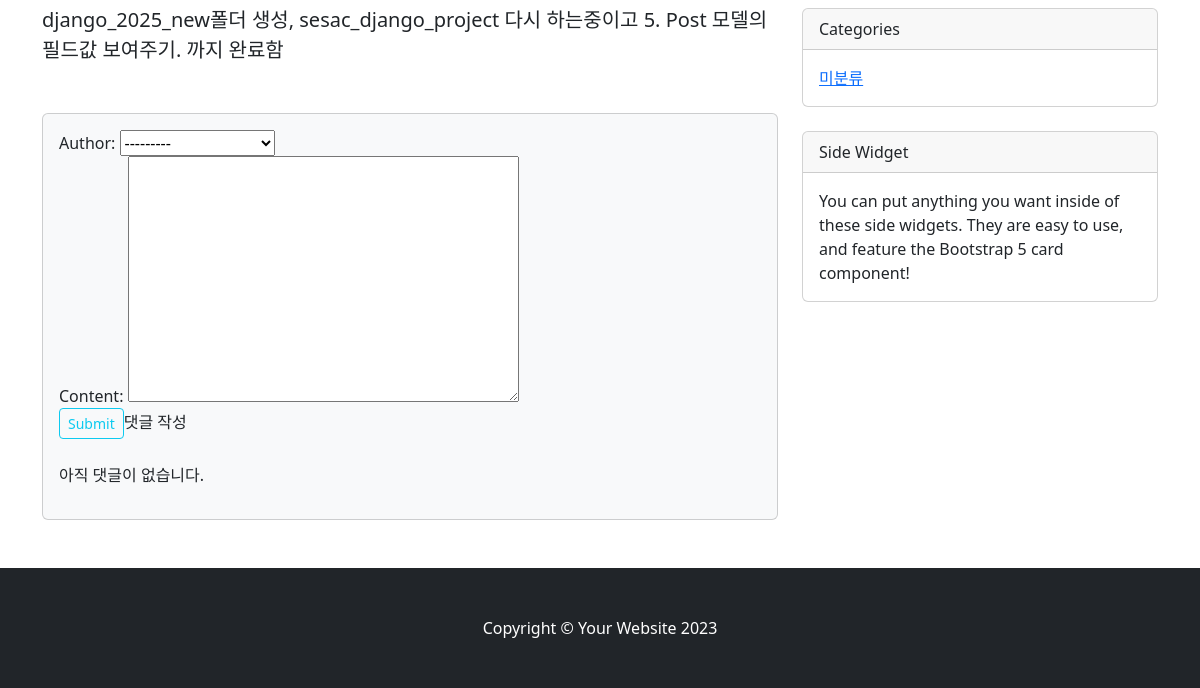
Before: /blog/2/ (signed in, lower part) with the older database file.
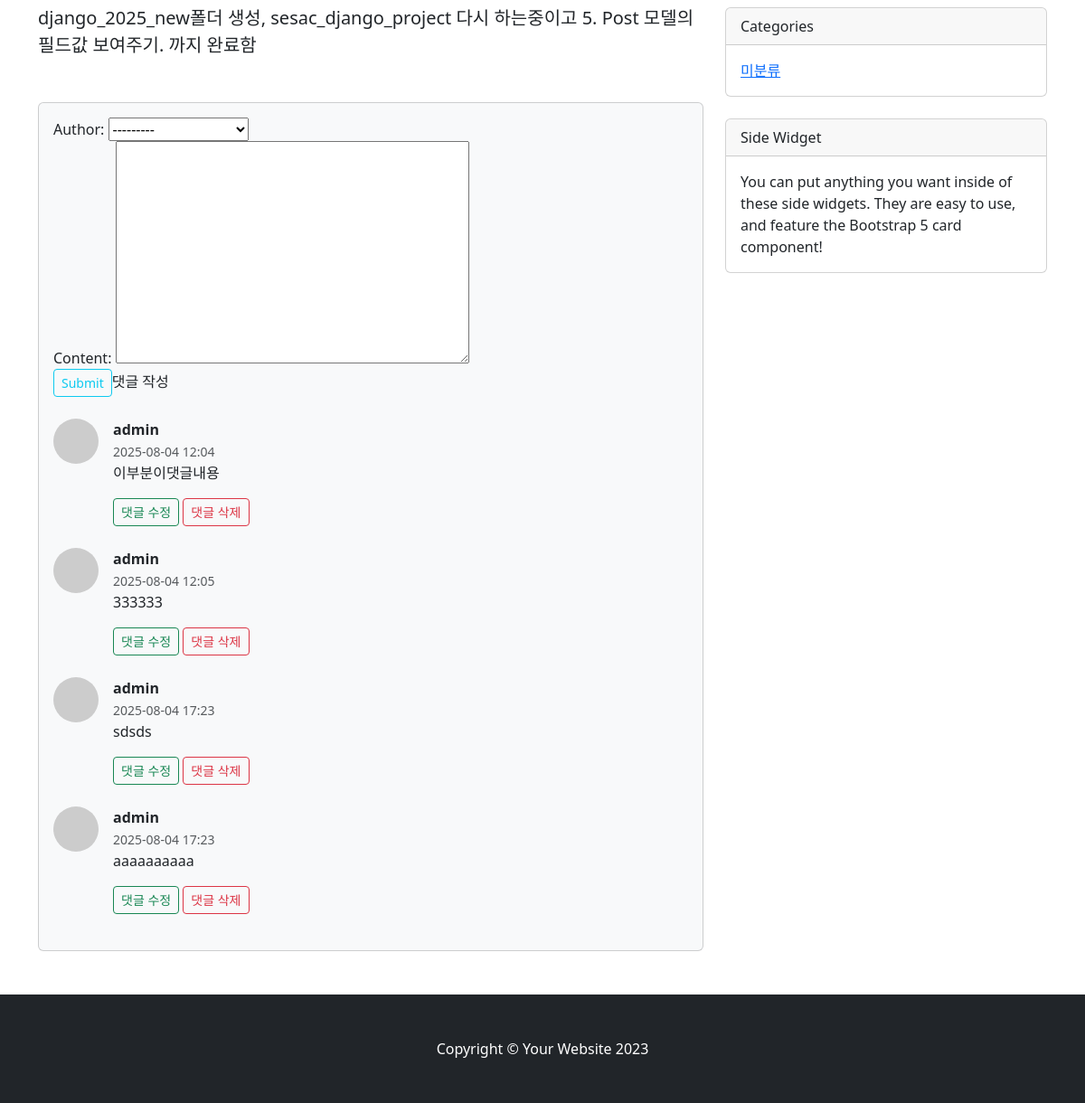
After: the same page with the newer database file.
### blog/models.py (models this page shows, shortened)
class Post(models.Model) :
	title = models.CharField(max_length=30)    # title 필드는 CharField (문자열필드정의 클래스), 문자필드, 최대 길이(필수설정) 30으로 설정
	content = models.TextField()			   # content 필드는 TextField (텍스트저장 문자열필드클래스), 문자열의 길이 제한 없도록(본문내용이니까)
	uploaded_image = models.ImageField(upload_to="images/", null=True, blank=True)
	uploaded_file = models.FileField(upload_to="files/", null=True, blank=True)
	created_at = models.DateTimeField(auto_now_add=True, null=True)	   # created_at 필드는 DateTimeField(날짜+시간저장 필드클래스),2025-07-30 14:32:00 등의형식으로저장됨
	updated_at = models.DateTimeField(auto_now=True, null=True)  # 해당줄추가
	author = models.ForeignKey(User, on_delete=models.CASCADE, null=True)
	category = models.ForeignKey(Category, on_delete=models.SET_NULL, null=True, blank=True)  # 카테고리 연결 추가

class Comment(models.Model):
	post = models.ForeignKey(Post, on_delete=models.CASCADE)
	author = models.ForeignKey(User, on_delete=models.CASCADE)
	content = models.TextField()
	created_at = models.DateTimeField(auto_now_add=True, null=True)
	updated_at = models.DateTimeField(auto_now=True, null=True)

### blog/views.py (the view)
# urls.py: path('<int:pk>/', views.detail, name='detail' ),
def detail(request, pk):
    post = Post.objects.get(pk=pk)
    categories = Category.objects.all()
    comments = Comment.objects.filter(post=post)
    commentform = CommentForm()
    return render(request,
                  'blog/detail.html',
                  context={'post':post,
                           'categories':categories,
                           'comments': comments,
                           'commentform': commentform,
                           })

### blog/forms.py
class CommentForm(forms.ModelForm):
    class Meta:
        model = Comment
        fields = ['author','content']

### blog/templates/blog/detail.html (shortened to what this page needs)
{% extends 'blog/base.html' %}
{% load static %}
{% block main-area %}
    <article>
        <section class="mb-5">
             <p class="fs-5 mb-4"> {{ post.content}}</p>
        </section>
    </article>
<section class="mb-5">
    <div class="card bg-light">
        <div class="card-body">
            <form method="post" action="/blog/{{post.pk}}/createcomment/" class="mb-4">
                {% if user.is_authenticated %}
                    {{ commentform }}
                <input type="submit" class="btn btn-sm btn-outline-info" >댓글 작성</input>
                {% endif %}
            </form>
            {% for comment in comments %}
                <div class="d-flex mb-4">
                    <div class="flex-shrink-0">
                        <img class="rounded-circle" src="https://dummyimage.com/50x50/ced4da/6c757d.jpg" alt="..." />
                    </div>
                    <div class="ms-3">
                        <div class="fw-bold">{{ comment.author.username }}</div>
                        <small class="text-muted">{{ comment.created_at|date:"Y-m-d H:i" }}</small>
                        <p>{{ comment.content }}</p>
                        {% if comment.author == user %}
                        <a class="btn btn-sm btn-outline-success" href="/blog/{{comment.pk}}/updatecomment/{{ updatecomment.pk }}">
                            댓글 수정
                        </a>
                        <form action="/blog/{{comment.pk}}/deletecomment/{{ deletecomment.pk }}" method="post" style="display:inline;">
                            <button type="submit" class="btn btn-sm btn-outline-danger">댓글 삭제</button>
                        </form>
                        {% endif %}
                    </div>
                </div>
            {% empty %}
                <p>아직 댓글이 없습니다.</p>
            {% endfor %}
        </div>
    </div>
</section>
{% endblock %}

### blog/templates/blog/base.html (shortened to what this page needs)
{% load static %}
<!DOCTYPE html>
<html lang="ko">
<head>
    <link href="https://cdn.jsdelivr.net/npm/bootstrap@5.3.7/dist/css/bootstrap.min.css" rel="stylesheet" />
</head>
<body>
    <div class="container">
        <div class="row">
            <div class="col-lg-8" id="main-area">
               {% block main-area %}
               {% endblock %}
            </div>
            <div class="col-lg-4">
                <div class="card mb-4">
                    <div class="card-header">Categories</div>
                    <div class="card-body">
                        <ul class="list-unstyled mb-0">
                            <li><a href="/blog/category/no_category">미분류</a></li>
                        </ul>
                    </div>
                </div>
                <div class="card mb-4">
                    <div class="card-header">Side Widget</div>
                    <div class="card-body">
                        You can put anything you want inside of these side widgets. They are easy to use, and feature the Bootstrap 5 card component!
                    </div>
                </div>
            </div>
        </div>
    </div>
    {% include 'blog/footer.html' %}
</body>
</html>

### blog/templates/blog/footer.html
<footer class="py-5 bg-dark">
    <div class="container">
        <p class="m-0 text-center text-white">Copyright &copy; Your Website 2023</p>
    </div>
</footer>

Changed rows visible on the page:
added Comment: author.username "admin", created_at "2025-08-04 12:04", content "이부분이댓글내용"
added Comment: author.username "admin", created_at "2025-08-04 12:05", content "333333"
added Comment: author.username "admin", created_at "2025-08-04 17:23", content "sdsds"
added Comment: author.username "admin", created_at "2025-08-04 17:23", content "aaaaaaaaaa"
Other visible differences:
text no longer shown: "아직 댓글이 없습니다."
